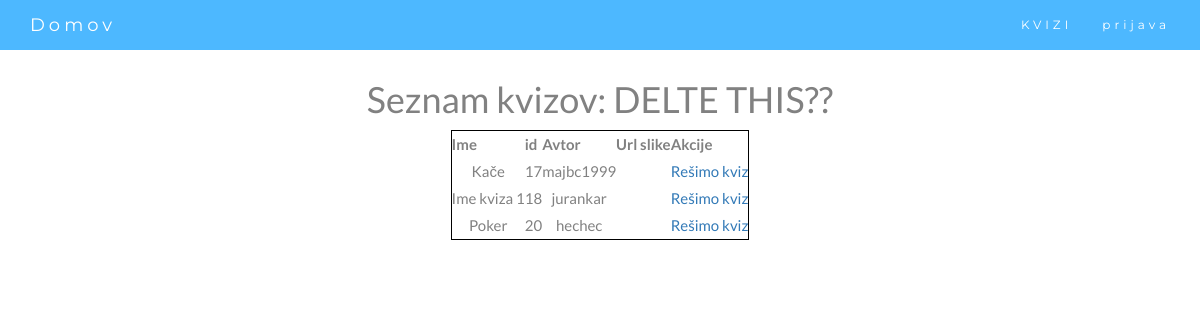
Page /list_quizes on the earlier database version.
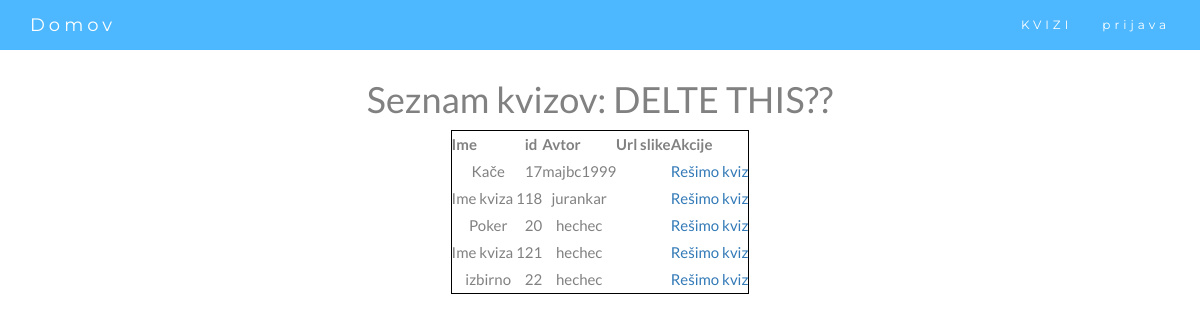
Same page on the later database version.
### webapp/models.py (models this page shows)
class dbQuiz(models.Model):
    id = models.BigAutoField(primary_key=True)
    name = models.CharField(max_length=200, default="Kviz 1")
    author = models.CharField(max_length=200)
    password = models.CharField(max_length=200, default="hec") # geslo za kviz (da ni vsak kviz dostopen vsakomur)   --> Can we remove this?
    datoteka = models.FileField(upload_to='media/')
    created_at = models.DateTimeField(auto_now_add=True)
    updated_at = models.DateTimeField(auto_now=True)

### webapp/views.py (the view)
# urls.py: path('list_quizes', views.list_quizes, name='list_quizes'),
def list_quizes(request):
    kvizi = dbQuiz.objects.all()
    return render(request, "quiz_list.html", {'kvizi': kvizi})

### templates/quiz_list.html (shortened to what this page needs)
{% extends "skeleton.html" %}
{% block content %}
    <h1>Seznam kvizov: DELTE THIS??</h1>
    <table style="border: 1px solid black;">
        <tr>
            <th>Ime</th>
            <th>id</th>
            <th>Avtor</th>
            <th>Url slike</th>
            <th>Akcije</th>
        </tr>
        {% for i in kvizi %}
            <tr>
                <td>{{i.name}}</td>
                <td>{{i.id}}</td>
                <td>{{i.author}}</td>
                <td>{{i.pictureUrl}}</td>
                <td>
                    <a href="select_username/{{i.id}}">Rešimo kviz</a>
                </td>
            </tr>
        {%endfor%}
    </table>
{% endblock content %}

Differences in the rows shown:
added dbQuiz: name "Ime kviza 1", id "21", author "hechec"
added dbQuiz: name "izbirno", id "22", author "hechec"
